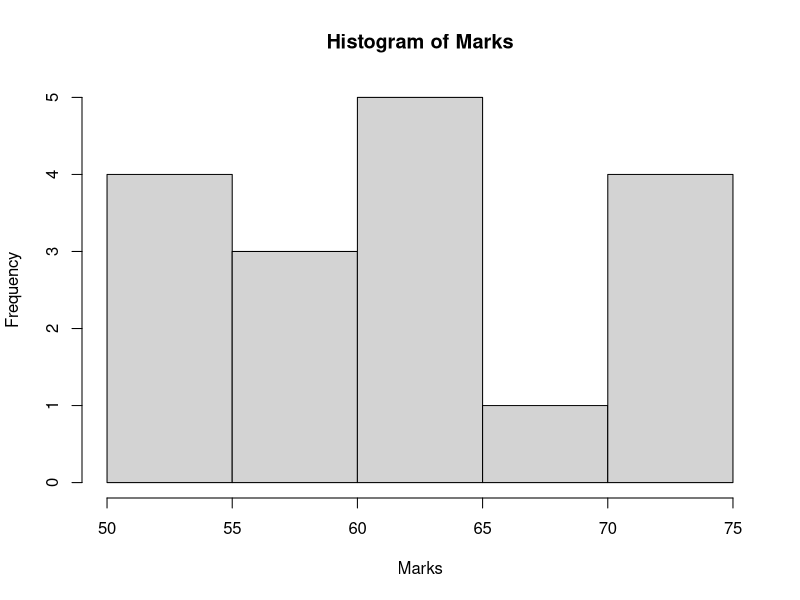

The R source for this figure:
# Q9

marks <- c(55,60,71,63,55,65,50,55,58,
           59,61,63,65,67,71,72,75)

# Sort the data
marks <- sort(marks)
print(marks)

# (a) Equal-frequency partitioning
bin1 <- marks[1:6]
bin2 <- marks[7:12]
bin3 <- marks[13:17]

print(bin1)
print(bin2)
print(bin3)

# (b) Equal-width partitioning
w <- (max(marks) - min(marks)) / 3

bin1 <- marks[marks <= min(marks) + w]
bin2 <- marks[marks > min(marks) + w &
                marks <= min(marks) + 2*w]
bin3 <- marks[marks > min(marks) + 2*w]

print(bin1)
print(bin2)
print(bin3)

# Histogram
hist(marks,
     main="Histogram of Marks",
     xlab="Marks")
